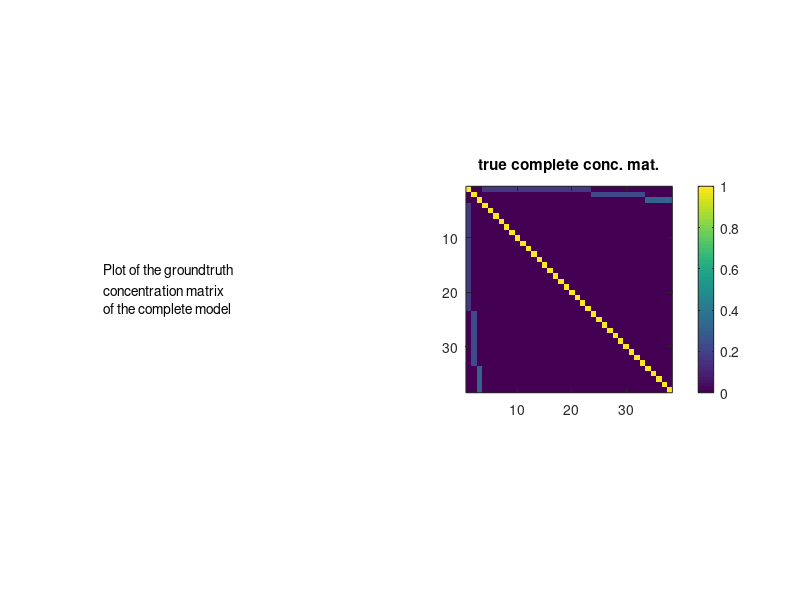

Reproduce this figure in MATLAB. (Note: this script raises an error after producing the figure.)
% Toy example
% 3 blocks of size 20x10x5
% S is a chain 

clear all; clc;


ks=[20 10 5];
pl=length(ks);
po=sum(ks);
n=200*po;

c=0;
pt=pl+po;
clo=.7./sqrt(ks);
% clo=.5./(ones(1,pl));
corr=zeros(po);

corr_all= zeros(pl+po,pl+po);
corr_all(1:pl,1:pl)=eye(pl);

for i=1:po
    corr(i,i)=1;
    if i<po
        corr(i,i+1)=c;
        corr(i+1,i)=c;
    end
end
corr_all(pl+1:end,pl+1:end)=corr;

for i=1:pl
    if i>1
        i1=sum(ks(1:(i-1)))+1+pl;
    else
        i1=1+pl;
    end
    i2=i1+ks(i)-1;
%     Uall((pl+i1):(pl+i2),i)=-.5*ones(ks(i),1);
    corr_all(i1:i2,i)=ones(ks(i),1)*clo(i);
    corr_all(i,i1:i2)=ones(ks(i),1)'*clo(i);
end


figure(1); clf;
imagesc(corr_all);
pbaspect([1 1 1]);

%%
Dfull=corr_all;
Doo=corr;
Dol=corr_all(pl+1:end,1:pl);
Dmargo=Doo-Dol*Dol';


%%
descr = {'Plot of the groundtruth '
    'concentration matrix';
    'of the complete model'};

figure(1);clf;
subplot(1,2,1)
axis off;
text(0,.5,descr)
pbaspect([1 1 1]);
subplot(1,2,2)
imagesc(abs(Dfull));
colorbar;
pbaspect([1 1 1]);
title('true complete conc. mat.');

if eigs(Dfull,1,'sa')<0
    error('The concentration matrix of the complete model is not PSD \n')
end
if eigs(Dmargo,1,'sa')<0
    error('Dmargo matrix of the complete model is not PSD \n')
end

%% sampling data
mu=zeros(1,pt); % vector of means
Xfull=mvnrnd(mu, inv(Dfull), n)';
X=Xfull((pl+1):pt,:);
S=cov(X');
% S=inv(Dmargo);

%% active set
ActiveSet.max_atom_count_reached=0;
ActiveSet.I={};
ActiveSet.alpha= [];
ActiveSet.atoms=pl;
ActiveSet.atom_count = pl;
[ Q,q,atoms_l1_sym ] = build_atoms_hessian_l1_sym(Doo,0);
[ActiveSet.I_l1, ActiveSet.beta]=mat2l1index(-Doo,atoms_l1_sym);
ActiveSet.k=mat2cell(ks,1,ones(1,length(ks)));
ActiveSet.alpha=sum(Dol.^2)';
ActiveSet.atoms=sparse(bsxfun(@rdivide, Dol, sqrt(sum(Dol.^2))));
for i=1:pl
    ActiveSet.I{i}=find(Dol(:,i));
end


%% plotting

figure(2);clf;
subplot(2,2,1);
imagesc(abs(Dmargo));
pbaspect([1 1 1]);
title('true marginal conc. mat.');
subplot(2,2,2);
imagesc(abs(inv(S)));
pbaspect([1 1 1]);
title('observed conc. mat.');
subplot(2,2,3);
imagesc(abs(inv(Dmargo)));
pbaspect([1 1 1]);
title('true cov');
subplot(2,2,4);
imagesc(abs(S));
pbaspect([1 1 1]);
title('observed cov');


 


% % Toy example
% 
% 
% clear all; clc; close all;
% %% settings
% 
% n=1000; % number of samples
% 
% ks=[15 15];
% 
% 
% pl=length(ks); % number of latent variables
% po=sum(ks);% number of observed variables
% 
% pt=po+pl;
% sigma2l=1;
% sigma2lo=1;
% scale=1./sqrt(ks);
% % scale=ones(1,pl);
% 
% % slo=.2; % level of sparsity on latent-observed block of conceptration mat
% % soo=.2; % level of sparsity on latent-observed block of conceptration mat
% %Doo=eye(po)/sigma2lo;
% T=toeplitz(1:po)-1;
% T=.3.^T;
% Doo=inv(T);
% Dol=zeros(po,pl);
% for i=1:pl
%     if i>1
%         i1=sum(ks(1:(i-1)))+1;
%     else
%         i1=1;
%     end
%     i2=i1+ks(i)-1;
% %     Dol(i1:i2,i)=-ones(ks(i),1)*scale(i)/sigma2lo;
%     Dol(i1:i2,i)=-ones(ks(i),1)*scale(i);
% end
% Dll=zeros(pl);
% for i=1:pl
% %%Dll(i,i)=1/sigma2l+ks(i)*scale(i)^2/sigma2lo;
% Dll(i,i)=2;
% end
% 
% %% construction of the conceptration matrix
% Dfull=zeros(pt);
% Dfull(1:pl,1:pl)=Dll;
% Dfull((pl+1):pt,(pl+1):pt)=Doo;
% Dfull(1:pl,(pl+1):pt)=Dol';
% Dfull((pl+1):pt,1:pl)=Dol;
% 
% Dfull=.5*(Dfull+Dfull');
% Dmargo=Doo-Dol*Dol';
% 
% 
% descr = {'Plot of the groundtruth '
%     'concentration matrix';
%     'of the complete model'};
% 
% figure(1);clf;
% subplot(1,2,1)
% axis off;
% text(0,.5,descr)
% pbaspect([1 1 1]);
% subplot(1,2,2)
% imagesc(abs(Dfull));
% colorbar;
% pbaspect([1 1 1]);
% title('true complete conc. mat.');
% 
% if eigs(Dfull,1,'sa')<0
%     error('The conceptration matrix of the complete model is not PSD \n')
% end
% 
% %% sampling data
% mu=zeros(1,pt); % vector of means
% Xfull=mvnrnd(mu, inv(Dfull), n)';
% X=Xfull((pl+1):pt,:);
% S=cov(X');
% % S=inv(Dmargo);
% 
% %% plotting
% 
% figure(2);clf;
% subplot(2,2,1);
% imagesc(abs(Dmargo));
% pbaspect([1 1 1]);
% title('true marginal conc. mat.');
% subplot(2,2,2);
% imagesc(abs(inv(S)));
% pbaspect([1 1 1]);
% title('observed conc. mat.');
% subplot(2,2,3);
% imagesc(abs(inv(Dmargo)));
% pbaspect([1 1 1]);
% title('true cov');
% subplot(2,2,4);
% imagesc(abs(S));
% pbaspect([1 1 1]);
% title('observed cov');
% 
% 
%  
